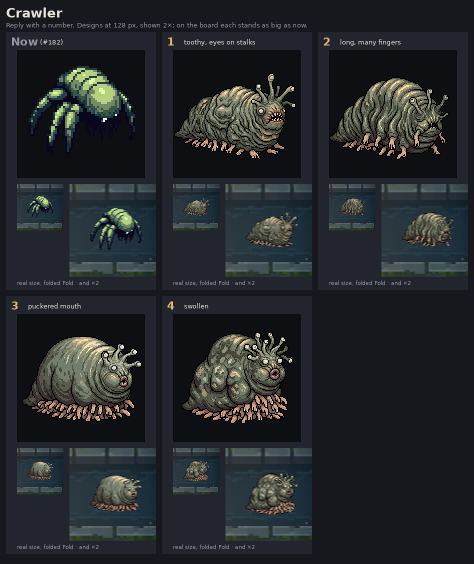
#> input picture creature-redesign/crawler.png, 948 x 1128 px, given in place of shade0.png, which was not available (shown at 1/2 size)
$ python blender_pixels.py ../../creature-redesign
#> lines starting #> are read from the running program, lines starting #| are printed output that depends on the picture; after the words box and inside, x2 and y2 are one past the last pixel; in counts of white or black regions, pixels touching at a corner belong together
"""Turn tools/blender/ossuary_pyramid.py's renders into the Ossuary's pyramid sprite, in the game's palette and outline (bones.py):

    python tools/pixel/blender_pixels.py <dir> [seed ...]

reads shade<seed>.png, id<seed>.png and inst<seed>.png (8x the sprite) from <dir> and writes pyr<seed>.png (48 by 116) and
pyr<seed>_x4.png (a preview) beside them. Each sprite pixel is one 8 by 8 block: it is there if half the block is; it is a socket if a
quarter of it is (so the small dark holes survive the shrink), else what most of it is; its light is the mean light of that part of the
block. Bone takes bones.py's five tones and stone the pedestal's, each by where its light falls among that material's pixels, so the
render's brightness doesn't matter, only its order. Sockets are HOLE; the teeth are bone with every other pixel DEEP; where one skull
meets another lower in the light, the darker side gets a line, so the heap reads as skulls; and the outline is px.py's, dark with a
lighter edge toward the top left.
"""
import sys, os, numpy as np
from PIL import Image
sys.path.insert(0, os.path.dirname(os.path.abspath(__file__)))
from bones import BONE, OUT as OUTC, OUTL, HOLE, DEEP
STONE = ['#1c1814', '#302a22', '#3a3229', '#52483b', '#6a5e4d']   # few tones, so a flat face stays flat (no stripes from the render's soft light)
W, H, K = 48, 116, 8
SHARE = {'bone': [.1, .2, .3, .25, .15], 'stone': [.1, .5, .2, .12, .08]}

def hexrgb(h): return tuple(int(h[i:i + 2], 16) for i in (1, 3, 5))
def bands(vals, shares):
    """thresholds that split vals into len(shares) bands of those shares, dark to light"""
    q = np.cumsum(shares)[:-1]
    return np.quantile(vals, q) if len(vals) else np.zeros(len(q))

def convert(d, seed):
#> called with d = '../../creature-redesign', seed = 0
    sh = np.asarray(Image.open(os.path.join(d, f'shade{seed}.png')).convert('RGBA')).astype(float)
    idm = np.asarray(Image.open(os.path.join(d, f'id{seed}.png')).convert('RGBA'))
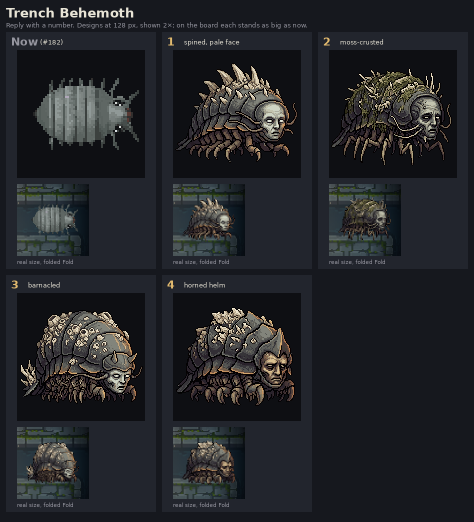
#> input picture creature-redesign/behemoth.png, 948 x 1044 px, given in place of id0.png, which was not available (shown at 1/2 size)
    ins = np.asarray(Image.open(os.path.join(d, f'inst{seed}.png')).convert('RGBA'))
    on = idm[..., 3] > 127
#> on: shape (1044, 948) bool; every value is 1
    r, g, b = idm[..., 0] > 127, idm[..., 1] > 127, idm[..., 2] > 127
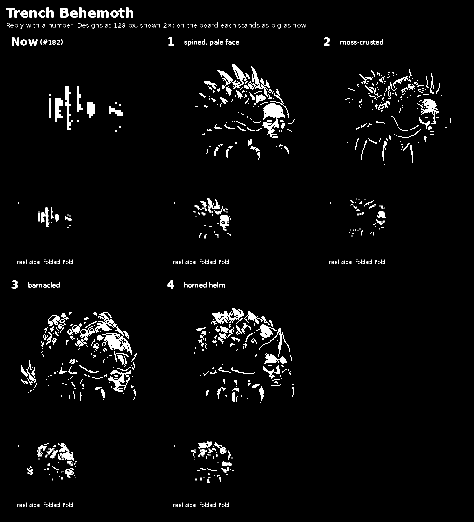
#> r: shape (1044, 948) bool (shown at 1/2 size); 3.6% white; 1029 white regions (756 under 20 px), largest, box (x1, y1, x2, y2) and area: (134, 624, 264, 710) 2936, (524, 206, 570, 276) 1568, (434, 128, 500, 178) 1080
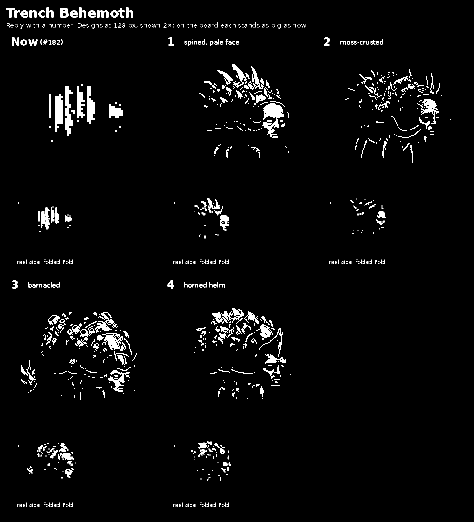
#> g: shape (1044, 948) bool (shown at 1/2 size); 3.4% white; 1002 white regions (752 under 20 px), largest, box (x1, y1, x2, y2) and area: (524, 206, 568, 276) 1552, (130, 172, 146, 272) 992, (110, 188, 126, 264) 976
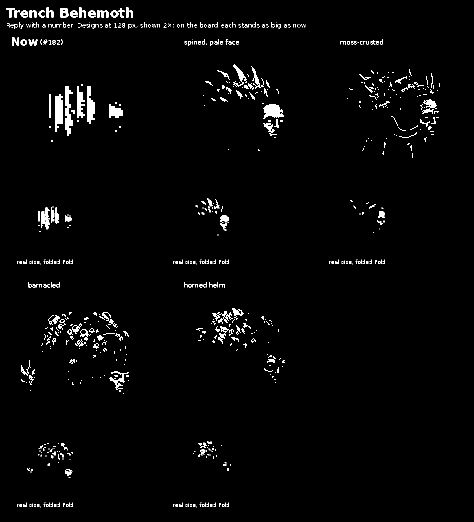
#> b: shape (1044, 948) bool (shown at 1/2 size); 2.4% white; 772 white regions (577 under 20 px), largest, box (x1, y1, x2, y2) and area: (130, 172, 146, 272) 992, (110, 188, 126, 264) 976, (526, 208, 568, 238) 860
    cls = np.full(on.shape, -1); cls[on & r & ~g] = 0; cls[on & b & ~r] = 1; cls[on & r & g] = 2; cls[on & g & ~r] = 3   # bone socket teeth stone
    lumh = .299 * sh[..., 0] + .587 * sh[..., 1] + .114 * sh[..., 2]
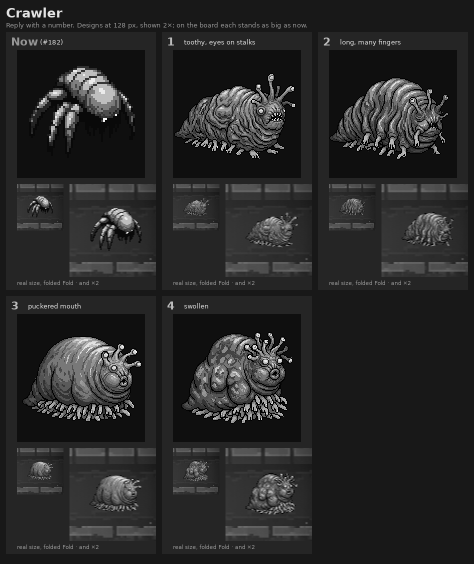
#> lumh: shape (1128, 948) float64 (shown at 1/2 size); min 0, max 247.9, mean 40.3
#> (the run stopped early here; a loop or call above may not have finished)
